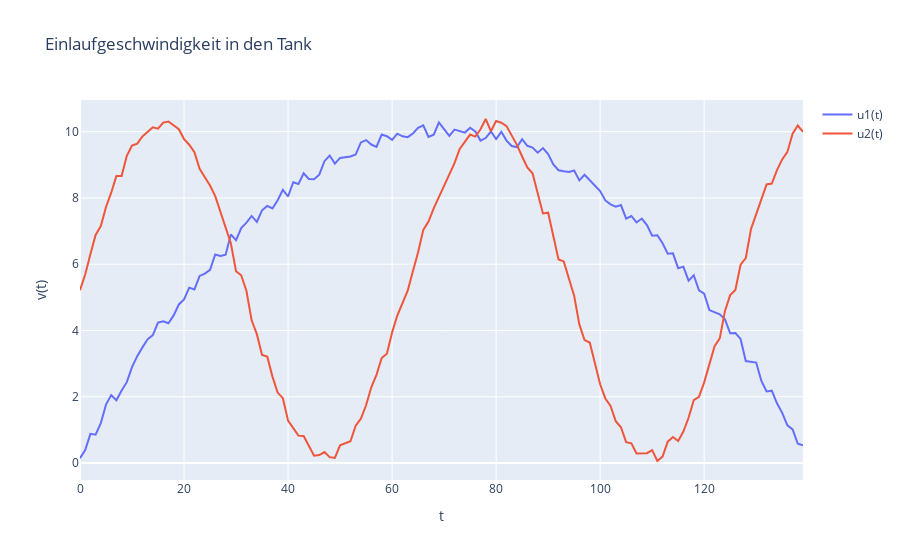

Here is the notebook cell this chart was saved with:
### Markdown cell above
Folgende Zelle plottet zwei Beispielfunktionen aus der oben definierten Menge von Funktionen. Diese werden allerdings im ersten nicht verwendet, da zur Erzeugung der Daten die zufällig erzeugten Polynome 6. Grades verwendet werden sollen.

### Code cell
t = np.linspace(0, 139, 140).astype("int")
ft1 = np.array([p2(x) for x in t])
ft2 = np.array([sin(x) for x in t])

fig = go.Figure(
    data=[go.Scatter(x=t, y=ft1, name="u1(t)"), go.Scatter(x=t, y=ft2, name="u2(t)")]
)
fig.update_layout(
    title="Einlaufgeschwindigkeit in den Tank", xaxis_title="t", yaxis_title="v(t)"
)
fig.add_annotation
fig.show()

### Figure 1 — Plotly figure (JSON) as saved in the notebook; plotly's stock layout.template omitted (floating-point values rounded to 4 significant figures; data arrays with more than 128 entries replaced by an {"elided": "..."} marker saying what was removed)
{"data": [{"name": "u1(t)", "type": "scatter", "x": {"elided": "140 int values"}, "y": {"elided": "140 float values"}}, {"name": "u2(t)", "type": "scatter", "x": {"elided": "140 int values"}, "y": {"elided": "140 float values"}}], "layout": {"title": {"text": "Einlaufgeschwindigkeit in den Tank"}, "xaxis": {"title": {"text": "t"}}, "yaxis": {"title": {"text": "v(t)"}}}}
